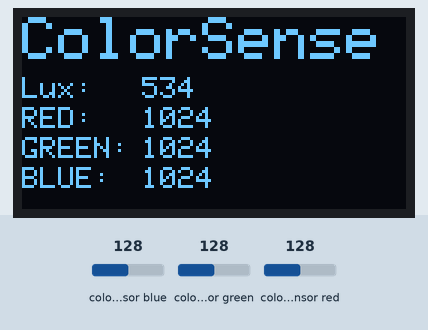
The sketch below on a simulated Arduino Uno, built with avr-gcc and run on an emulated ATmega328P. Parts: 128×64 one-colour display. The test bench sets the inputs (shaded band); at power-on: colour sensor blue 128, colour sensor green 128, colour sensor red 128. What the sketch prints to the serial monitor is not drawn.

Above: at 1.2 s.
1.3 s: colour sensor blue set to 5
At 1.8 s:
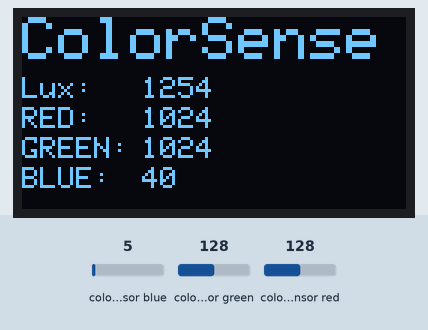
2.8 s: colour sensor green set to 5
At 3.5 s:
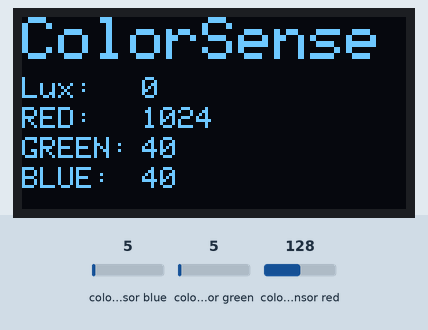
4.3 s: colour sensor red set to 5
At 5.3 s:
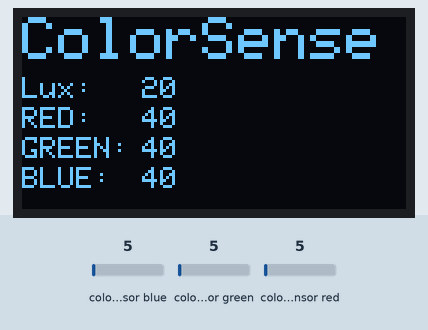
5.8 s: colour sensor blue set to 64
At 6.5 s:
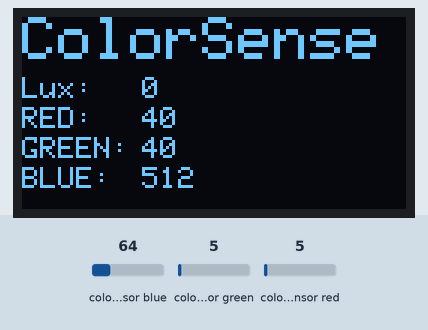
Timing chart, 0 to 8.3 s (numbered marks = the images above; inputs shaded):
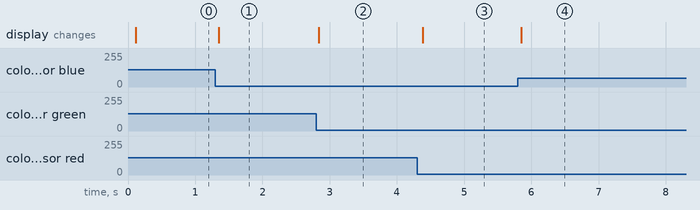

The sketch:

color_sensor.ino
```cpp
#include <Wire.h>
#include "Adafruit_TCS34725.h"
#include <Adafruit_GFX.h>
#include <Adafruit_SSD1306.h>

Adafruit_TCS34725 tcs = Adafruit_TCS34725(TCS34725_INTEGRATIONTIME_614MS, TCS34725_GAIN_1X);

#define OLED_RESET 1
Adafruit_SSD1306 display(128, 64, &Wire, OLED_RESET);

void setup(void) {
  Serial.begin(9600);

  if (tcs.begin()) {
    Serial.println("Found sense");
  } else {
    Serial.println("No TCS34725 found ... check your connections");
    while (1);
  }

  display.begin(SSD1306_SWITCHCAPVCC, 0x3C);
  display.clearDisplay();
}

void loop(void) {
  uint16_t r, g, b, c, colorTemp, lux;

  tcs.getRawData(&r, &g, &b, &c);
  colorTemp = tcs.calculateColorTemperature_dn40(r, g, b, c);
  lux = tcs.calculateLux(r, g, b);

  display.clearDisplay();
  display.setTextSize(2);  // Set the text size
  display.setTextColor(WHITE);
  display.setCursor(0,0);
  display.print("ColorSense");

  display.setTextSize(1);
  display.setCursor(0,20);
  display.print("Lux:");
  display.setCursor(40,20);
  display.print(lux, DEC);

  display.setCursor(0,30);
  display.print("RED: ");
  display.setCursor(40,30);
  display.print(r, DEC);

  display.setCursor(0,40);
  display.print("GREEN: ");
  display.setCursor(40,40);
  display.print(g, DEC);

  display.setCursor(0,50);
  display.print("BLUE: ");
  display.setCursor(40,50);
  display.print(b, DEC);
  display.display();
  }
```

Measured:
- after the input at 1.3 s, the display: changes after 0.05 s (image 1)
- after the input at 2.8 s, the display: changes at once (image 2)
- after the input at 4.3 s, the display: changes after 0.08 s (image 3)
- after the input at 5.8 s, the display: changes after 0.05 s (image 4)
